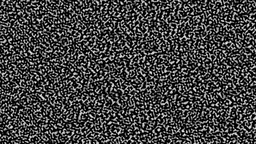
#> input picture model_creation/pics/0noise.jpg, 256 x 144 px, shrunk from 3840 x 2160 before the run; its folder holds only this picture in this run
$ python semivariogram.py
#> lines starting #> are read from the running program, lines starting #| are printed output that depends on the picture; long printed decimals are rounded
from os import listdir
from os.path import basename, splitext, join, realpath, expanduser
import numpy as np
import matplotlib.pyplot as plt
from scipy import ndimage
from numba import jit, prange
from tqdm import tqdm
from PIL import Image
from utils import timer


#@timer
@jit(boundscheck=False, nogil=True, nopython=True, parallel=True)
def semivariogram2d(img, resample=0.):
    '''
    Calculates semivariogram for 2D data.
    :param img: 2D data array.
    :param resample: Samples image pixels before calculating semivariogram.
    :type img: 2D numpy.ndarray object.
    :type resample: integer or percentage float.
    :return: mean semivariance by integer distance (starting
        from 1).
    :rtype: 1D numpy.ndarray.
    '''
    h = img.shape[0]
    w = img.shape[1]
    s = img.size
    z = img.flat
    maxdist = int(round(np.sqrt(h**2+w**2)))
    sumvar = np.zeros(maxdist)
    N = np.zeros(maxdist, dtype=np.int32)
    # sample data if it's too big
    if resample > 1:
        sample_size = int(resample)
    elif resample != 0:
        sample_size = int(resample*s)
    else:
        sample_size = s
    sample = np.random.choice(np.arange(s), sample_size)
    for i in range(0, sample_size//2):
        for j in range(sample_size//2, sample_size):
            m = sample[i]
            n = sample[j]
            xi, xj, yi, yj = m%w, n%w, m//w, n//w
            distr = np.sqrt((xj-xi)**2+(yj-yi)**2)
            dist = int(np.round(distr))
            var = (z[n] - z[m])**2
            sumvar[dist] += var
            N[dist] += 1
    # here sumvar(dist) becomes meanvar(dist)
    for dist in range(maxdist):
        if N[dist] != 0:
            sumvar[dist] /= N[dist]
    return(sumvar)


def validate_semivariogram_index(semivariogram, x=None):
    if x is None:
        x = np.arange(1, semivariogram.size+1)
    index = np.logical_and(x>0, semivariogram>0)
    return(index)
## change for
# [17 lines left out: functions validate_index, valid_semivariogram2d, not called in this run]


def semivariogram_coefs(semivariogram=None, x=None, semivariogram_log=None, x_log=None):
    index = None
    if semivariogram is not None:
        if x is None:
            x = np.arange(1,semivariogram.size+1)
        index = validate_semivariogram_index(semivariogram, x)
        x, semivariogram  = x[index],  semivariogram[index]
        x_log, semivariogram_log = np.log(x), np.log(semivariogram)
    else:
        assert semivariogram_log is not None and x_log is not None
    coefs = np.polyfit(x_log, semivariogram_log, deg=1)
    return(coefs)


# [5 lines left out: function semivariogram_vars_from_coefs, not called in this run]


def semivariogram_frac_dim_from_coefs(coefs):
    return(3-coefs[0])


# [17 lines left out: function plot_semivariogram, not called in this run]


def fractal_dimension(img, resample=1/100):
    '''
    Calculates fractal dimension of 2D data based on semivariogram curve.
    :param img: 2D data array.
    :param resample: How many image pixel samples to use from before calculating
        semivariogram.
    :type img: 2D numpy.ndarray object.
    :type resample: absolute integer or sample percentage float.
    :return: fractal dimension.
    :rtype: float
    '''
    semivariogram = semivariogram2d(img, resample)
    coefs = semivariogram_coefs(semivariogram)
    D = semivariogram_frac_dim_from_coefs(coefs)
    return(D)


# [11 lines left out: function files_semivariogram_plot, not called in this run]


def files_fractal_dimension(filepaths, resample=1/100):
#> called with resample = 0.01
    fractal_dimensions = []
    for i, filepath in enumerate(filepaths):
        filepath = expanduser(filepath)
        name = basename(splitext(filepath)[0])
        img = np.mean(np.array(Image.open(filepath)), axis=-1)
        img = ndimage.gaussian_filter(img, sigma=1)
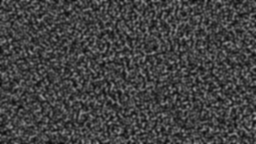
#> img: shape (144, 256) float64; min 9.25, max 161.4, mean 66
        fractal_dimensions.append(fractal_dimension(img, resample))
#> in fractal_dimension, `semivariogram = semivariogram2d(img, resample)`: semivariogram = 294 values, max 3735.7 at index 265, min 0 at index 0, mean 913.2
#> in semivariogram_coefs, `x, semivariogram  = x[index],  semivariogram[index]`: x = 270 values from 2 to 278; semivariogram = 270 values, max 3735.7 at index 263, min 59.97 at index 261, mean 994.3
#> in semivariogram_coefs, `x_log, semivariogram_log = np.log(x), np.log(semivariogram)`: x_log = 270 values from 0.693 to 5.63; semivariogram_log = 270 values, max 8.23 at index 263, min 4.09 at index 261, mean 6.85
#> in semivariogram_coefs, `coefs = np.polyfit(x_log, semivariogram_log, deg=1)`: coefs = [-0.084, 7.24]
#> in fractal_dimension, `D = semivariogram_frac_dim_from_coefs(coefs)`: D = 3.08
    return(fractal_dimensions)


if __name__ == '__main__':
    #folder='/home/marcosrdac/Dropbox/projects/fractal_dimension/semivariogram_programming/test'
    folder='pics'
    filepaths = [ join(folder, i) for i in listdir(folder) ]
    filepaths.sort()
    #filepaths = ['~/Dropbox/pictures/wallpapers/favorites/boats_happy_sunrise.jpg',]
    semivariogram_Ds = files_fractal_dimension(filepaths)
#> semivariogram_Ds = [3.08]
    print(semivariogram_Ds)
#| [3.084]

$ run again, on model_creation/pics/earth_in_black.jpg
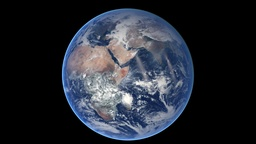
#> input picture model_creation/pics/earth_in_black.jpg, 256 x 144 px, shrunk from 3840 x 2160 before the run
#> in files_fractal_dimension, `img = np.mean(np.array(Image.open(filepath)), axis=-1)`:
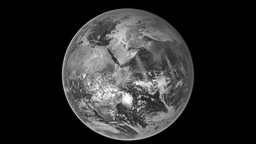
#> img: shape (144, 256) float64; min 0, max 254.7, mean 42.8
#> in files_fractal_dimension, `img = ndimage.gaussian_filter(img, sigma=1)`:
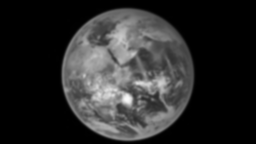
#> img: shape (144, 256) float64; min 0, max 248.5, mean 42.8
#> in fractal_dimension, `semivariogram = semivariogram2d(img, resample)`: semivariogram = 294 values, max 12752.6 at index 115, min 0 at index 0, mean 4431.4
#> in semivariogram_coefs, `x, semivariogram  = x[index],  semivariogram[index]`: x = 221 values from 2 to 223; semivariogram = 221 values, max 12752.6 at index 114, min 2.69e-08 at index 219, mean 5895.1
#> x_log = 221 values from 0.693 to 5.41; semivariogram_log = 221 values, max 9.45 at index 114, min -17.43 at index 219, mean 7.19
#> in semivariogram_coefs, `coefs = np.polyfit(x_log, semivariogram_log, deg=1)`: coefs = [-1.14, 12.27]
#> D = 4.14
#> semivariogram_Ds = [4.14]
#| [4.144]

$ run again, on model_creation/pics/1noise.jpg
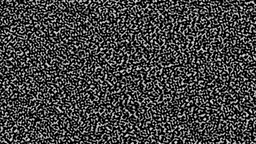
#> input picture model_creation/pics/1noise.jpg, 256 x 144 px, shrunk from 3840 x 2160 before the run
#> in files_fractal_dimension, `img = ndimage.gaussian_filter(img, sigma=1)`:
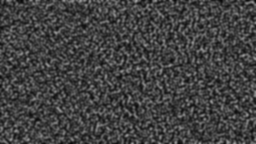
#> img: shape (144, 256) float64; min 8.24, max 159.8, mean 65.9
#> in fractal_dimension, `semivariogram = semivariogram2d(img, resample)`: semivariogram = 294 values, max 5823.4 at index 270, min 0 at index 0, mean 965.6
#> in semivariogram_coefs, `x, semivariogram  = x[index],  semivariogram[index]`: x = 270 values from 2 to 278; semivariogram = 270 values, max 5823.4 at index 266, min 113.9 at index 260, mean 1051.5
#> x_log = 270 values from 0.693 to 5.63; semivariogram_log = 270 values, max 8.67 at index 266, min 4.74 at index 260, mean 6.89
#> in semivariogram_coefs, `coefs = np.polyfit(x_log, semivariogram_log, deg=1)`: coefs = [0.114, 6.36]
#> D = 2.89
#> semivariogram_Ds = [2.89]
#| [2.886]
